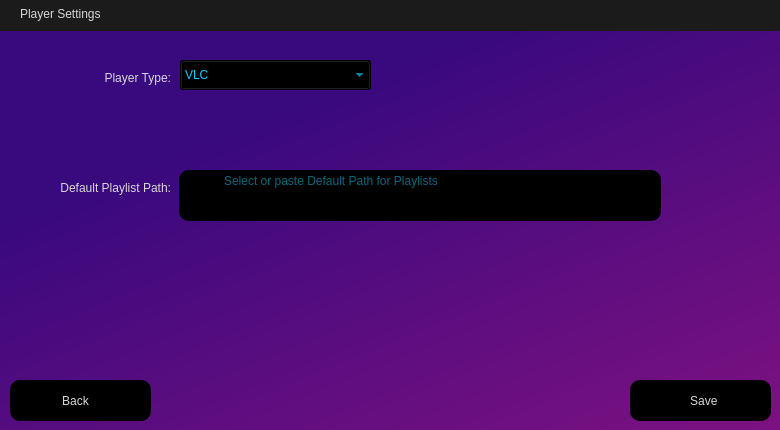
<?xml version="1.0" encoding="UTF-8"?>
<ui version="4.0">
 <class>PlayerSettings</class>
 <widget class="QWidget" name="PlayerSettings">
  <property name="geometry">
   <rect>
    <x>0</x>
    <y>0</y>
    <width>780</width>
    <height>430</height>
   </rect>
  </property>
  <property name="windowTitle">
   <string>Form</string>
  </property>
  <property name="styleSheet">
   <string notr="true">/*background-color: rgb(42, 42, 42);*/

QLabel
{
	color: rgb(216, 216, 216);
}

QPushButton 
{	
	color: rgb(216, 216, 216);
	background-color: rgb(0, 0, 0);
	border-radius: 10px;
}

QPushButton:hover 
{
	background-color: rgb(35, 11, 63);
}

QPushButton:disabled
{
	color: rgb(73, 73, 73);
}

QPushButton:pressed 
{
	background-color: rgb(82, 26, 149);
}

QTableWidget
{
	background-color: rgb(0, 0, 0);
}

QTableWidget::item::selected
{
	background-color: rgb(0, 58, 201);
}

QHeaderView::section
{
	background-color: rgb(20, 6, 36);
}

QHeaderView
{
	background-color: rgb(30, 30, 30);
}

QLineEdit
{
	color: rgb(216, 216, 216);
	background-color: rgb(0, 0, 0);
	padding-left:10px;
}

QTextEdit
{
	color: rgb(216, 216, 216);
	background-color: rgb(0, 0, 0);
	padding-left:25px;
}

QComboBox
{
	color: rgb(216, 216, 216);
	background-color: rgb(0, 0, 0);
}

QComboBox QAbstractItemView {
 	border: 1px solid grey;
 	/*background: black;*/
	selection-color: rgb(216, 216, 216);
  	background-color: rgb(30, 30, 30);
}
</string>
  </property>
  <widget class="QWidget" name="Titlebar_widget" native="true">
   <property name="geometry">
    <rect>
     <x>0</x>
     <y>0</y>
     <width>781</width>
     <height>31</height>
    </rect>
   </property>
   <property name="styleSheet">
    <string notr="true">background-color: rgb(27, 27, 27);</string>
   </property>
   <widget class="QLabel" name="Titlebar_label">
    <property name="geometry">
     <rect>
      <x>20</x>
      <y>0</y>
      <width>251</width>
      <height>21</height>
     </rect>
    </property>
    <property name="text">
     <string>Player Settings</string>
    </property>
    <property name="alignment">
     <set>Qt::AlignmentFlag::AlignBottom|Qt::AlignmentFlag::AlignLeading|Qt::AlignmentFlag::AlignLeft</set>
    </property>
   </widget>
  </widget>
  <widget class="QPushButton" name="Back_button">
   <property name="geometry">
    <rect>
     <x>10</x>
     <y>380</y>
     <width>141</width>
     <height>41</height>
    </rect>
   </property>
   <property name="text">
    <string>  Back     </string>
   </property>
   <property name="icon">
    <iconset resource="resources.qrc">
     <normaloff>:/icons/icons/white-left-arrow.png</normaloff>
     <disabledoff>:/icons/icons/white-left-arrow-disabled.png</disabledoff>:/icons/icons/white-left-arrow.png</iconset>
   </property>
   <property name="iconSize">
    <size>
     <width>15</width>
     <height>15</height>
    </size>
   </property>
  </widget>
  <widget class="QComboBox" name="PlayerType_combobox">
   <property name="geometry">
    <rect>
     <x>180</x>
     <y>60</y>
     <width>191</width>
     <height>30</height>
    </rect>
   </property>
   <property name="styleSheet">
    <string notr="true">color: rgb(20, 205, 255); 
</string>
   </property>
   <item>
    <property name="text">
     <string>VLC</string>
    </property>
   </item>
   <item>
    <property name="text">
     <string>QTMEDIA</string>
    </property>
   </item>
  </widget>
  <widget class="QLabel" name="PlayerType_label">
   <property name="geometry">
    <rect>
     <x>40</x>
     <y>70</y>
     <width>131</width>
     <height>16</height>
    </rect>
   </property>
   <property name="text">
    <string>Player Type:</string>
   </property>
   <property name="alignment">
    <set>Qt::AlignmentFlag::AlignRight|Qt::AlignmentFlag::AlignTrailing|Qt::AlignmentFlag::AlignVCenter</set>
   </property>
  </widget>
  <widget class="QWidget" name="background_widget" native="true">
   <property name="geometry">
    <rect>
     <x>0</x>
     <y>30</y>
     <width>801</width>
     <height>421</height>
    </rect>
   </property>
   <property name="styleSheet">
    <string notr="true">background-color: qlineargradient(spread:pad, x1:0.369, y1:0.182, x2:1, y2:1, stop:0 rgba(57, 9, 126, 255), stop:1 rgba(129, 18, 129, 255));</string>
   </property>
  </widget>
  <widget class="QTextEdit" name="PlaylistPath_textedit">
   <property name="geometry">
    <rect>
     <x>180</x>
     <y>170</y>
     <width>481</width>
     <height>51</height>
    </rect>
   </property>
   <property name="styleSheet">
    <string notr="true">border-radius: 10px;
color: rgb(20, 205, 255); 
padding-left: 40px;</string>
   </property>
   <property name="frameShape">
    <enum>QFrame::Shape::NoFrame</enum>
   </property>
   <property name="frameShadow">
    <enum>QFrame::Shadow::Plain</enum>
   </property>
   <property name="placeholderText">
    <string>Select or paste Default Path for Playlists</string>
   </property>
  </widget>
  <widget class="QPushButton" name="OpenPath_button">
   <property name="geometry">
    <rect>
     <x>179</x>
     <y>170</y>
     <width>31</width>
     <height>51</height>
    </rect>
   </property>
   <property name="styleSheet">
    <string notr="true">border-radius: 10px;
/*background-color: rgba(0, 0, 0, 0);*/
</string>
   </property>
   <property name="text">
    <string/>
   </property>
   <property name="icon">
    <iconset resource="resources.qrc">
     <normaloff>:/icons/icons/white-folder.png</normaloff>
     <disabledoff>:/icons/icons/white-folder-disabled.png</disabledoff>:/icons/icons/white-folder.png</iconset>
   </property>
   <property name="iconSize">
    <size>
     <width>20</width>
     <height>20</height>
    </size>
   </property>
  </widget>
  <widget class="QLabel" name="Path_label">
   <property name="geometry">
    <rect>
     <x>40</x>
     <y>180</y>
     <width>131</width>
     <height>16</height>
    </rect>
   </property>
   <property name="text">
    <string>Default Playlist Path:</string>
   </property>
   <property name="alignment">
    <set>Qt::AlignmentFlag::AlignRight|Qt::AlignmentFlag::AlignTrailing|Qt::AlignmentFlag::AlignVCenter</set>
   </property>
  </widget>
  <widget class="QPushButton" name="Save_button">
   <property name="geometry">
    <rect>
     <x>630</x>
     <y>380</y>
     <width>141</width>
     <height>41</height>
    </rect>
   </property>
   <property name="text">
    <string>  Save</string>
   </property>
   <property name="icon">
    <iconset resource="resources.qrc">
     <normaloff>:/icons/icons/white-diskette.png</normaloff>
     <disabledoff>:/icons/icons/white-diskette-disabled.png</disabledoff>:/icons/icons/white-diskette.png</iconset>
   </property>
   <property name="iconSize">
    <size>
     <width>20</width>
     <height>20</height>
    </size>
   </property>
  </widget>
  <zorder>background_widget</zorder>
  <zorder>Titlebar_widget</zorder>
  <zorder>Back_button</zorder>
  <zorder>PlayerType_combobox</zorder>
  <zorder>PlayerType_label</zorder>
  <zorder>PlaylistPath_textedit</zorder>
  <zorder>OpenPath_button</zorder>
  <zorder>Path_label</zorder>
  <zorder>Save_button</zorder>
 </widget>
 <resources>
  <include location="resources.qrc"/>
 </resources>
 <connections/>
</ui>
